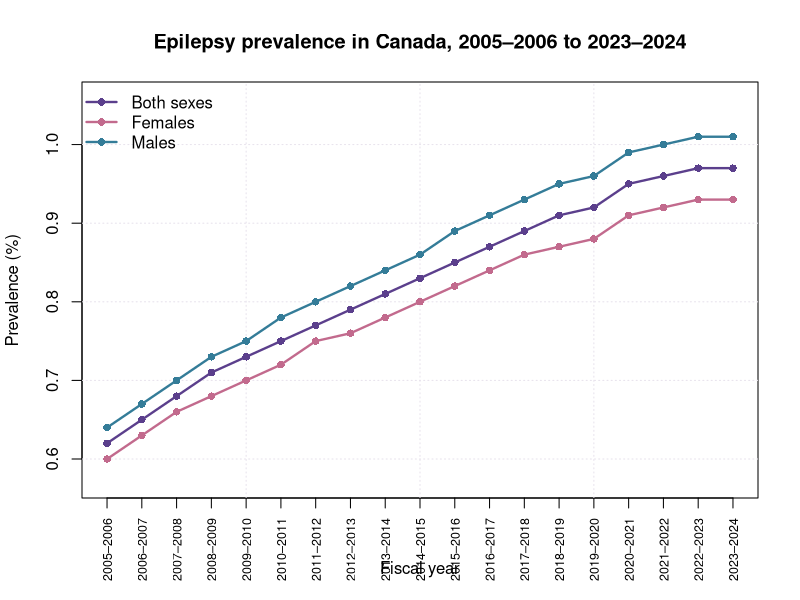
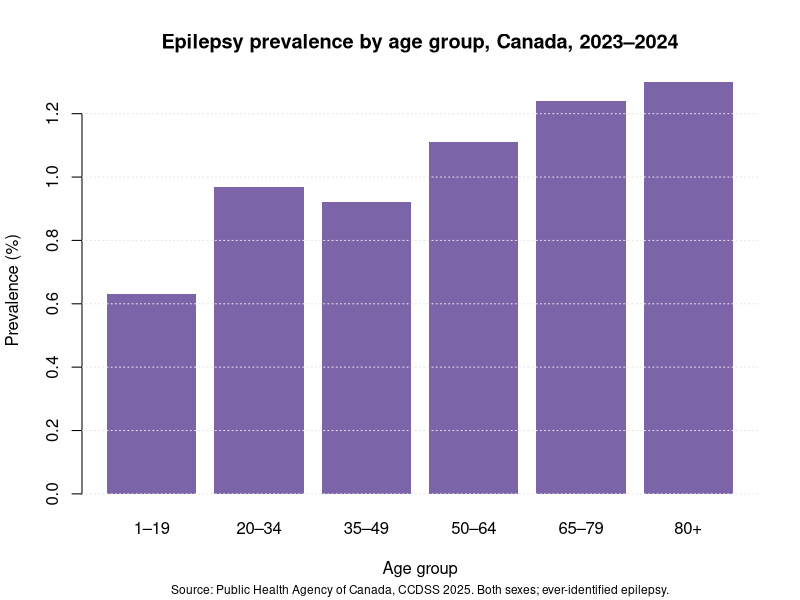

The R source for these figures, in order:
# Epilepsy in Canada: descriptive analysis and visualizations
# Run after scripts/01_download_prepare.R

options(stringsAsFactors = FALSE)
dir.create("outputs/figures", recursive = TRUE, showWarnings = FALSE)

trend <- read.csv("data/processed/life_prevalence_trend.csv")
active <- read.csv("data/processed/active_prevalence_trend.csv")
age_data <- read.csv("data/processed/life_prevalence_age_distribution.csv")
standardized <- read.csv("data/processed/life_prevalence_age_standardized.csv")

latest_year <- "2023–2024"

national_latest <- subset(
  trend,
  geography == "Canada" & sex == "Both sexes" & fiscal_year == latest_year
)
active_latest <- subset(
  active,
  geography == "Canada" & sex == "Both sexes" & fiscal_year == latest_year
)

latest_summary <- data.frame(
  measure = c("Ever identified epilepsy", "Active epilepsy"),
  fiscal_year = latest_year,
  prevalence_percent = c(
    national_latest$prevalence_percent,
    active_latest$prevalence_percent
  ),
  case_counts = c(national_latest$case_counts, active_latest$case_counts),
  population_age_1_plus = c(national_latest$population, active_latest$population)
)
write.csv(latest_summary, "outputs/national_latest_summary.csv", row.names = FALSE)

national_trend <- subset(trend, geography == "Canada" & age_group == "1+")
write.csv(national_trend, "outputs/national_trend_by_sex.csv", row.names = FALSE)

age_order <- c("1–19", "20–34", "35–49", "50–64", "65–79", "80+")
latest_age <- subset(
  age_data,
  geography == "Canada" & sex == "Both sexes" &
    age_group_type == "Life course" & fiscal_year == latest_year
)
latest_age$age_group <- factor(latest_age$age_group, levels = age_order)
latest_age <- latest_age[order(latest_age$age_group), ]
write.csv(latest_age, "outputs/latest_age_distribution.csv", row.names = FALSE)

province_latest <- subset(
  standardized,
  geography != "Canada" & sex == "Both sexes" & fiscal_year == latest_year
)
province_latest <- province_latest[order(province_latest$prevalence_percent), ]
write.csv(
  province_latest,
  "outputs/latest_geographic_comparison_age_standardized.csv",
  row.names = FALSE
)

# Figure 1: national prevalence trend by sex
png("outputs/figures/national_epilepsy_prevalence_trend.png",
    width = 1800, height = 1100, res = 170)
sex_colours <- c("Both sexes" = "#5B3F8C", "Females" = "#C26A8D", "Males" = "#347C98")
years <- unique(national_trend$fiscal_year)
plot(
  seq_along(years), rep(NA, length(years)),
  ylim = range(national_trend$prevalence_percent, na.rm = TRUE) + c(-0.03, 0.05),
  xaxt = "n", xlab = "Fiscal year", ylab = "Prevalence (%)",
  main = "Epilepsy prevalence in Canada, 2005–2006 to 2023–2024"
)
axis(1, at = seq_along(years), labels = years, las = 2, cex.axis = 0.75)
grid(col = "#E7E2EC")
for (group in names(sex_colours)) {
  d <- national_trend[national_trend$sex == group, ]
  lines(seq_along(years), d$prevalence_percent, type = "o", lwd = 2.3,
        pch = 16, col = sex_colours[group])
}
legend("topleft", legend = names(sex_colours), col = sex_colours,
       lwd = 2.3, pch = 16, bty = "n")
mtext("Source: Public Health Agency of Canada, CCDSS 2025. Ever-identified epilepsy; age 1+.",
      side = 1, line = 6.4, cex = 0.72)
dev.off()

# Figure 2: latest life-course age distribution
png("outputs/figures/epilepsy_prevalence_by_age_2023_24.png",
    width = 1600, height = 1000, res = 170)
barplot(
  latest_age$prevalence_percent,
  names.arg = latest_age$age_group,
  col = "#7C64A8", border = NA,
  xlab = "Age group", ylab = "Prevalence (%)",
  main = "Epilepsy prevalence by age group, Canada, 2023–2024"
)
grid(nx = NA, ny = NULL, col = "#E7E2EC")
mtext("Source: Public Health Agency of Canada, CCDSS 2025. Both sexes; ever-identified epilepsy.",
      side = 1, line = 4, cex = 0.72)
dev.off()

message("Descriptive tables and figures created successfully.")
